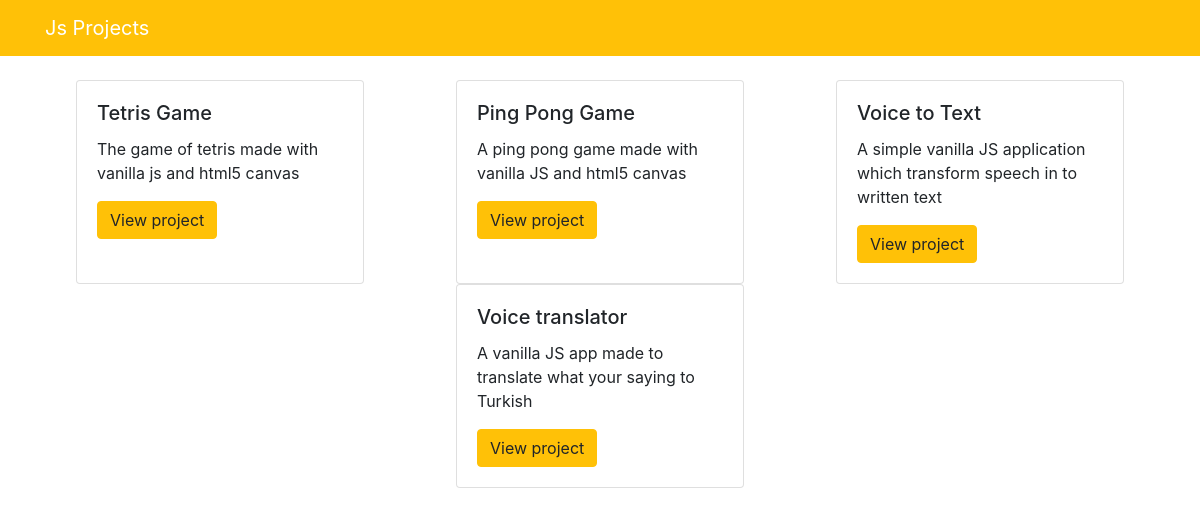
The app's page /js/home/ with its own data.
### js_projects/models.py (models this page shows, shortened)
class Project(models.Model):
    title = models.CharField(max_length=200)
    slug = models.SlugField(max_length=200,blank=True)
    description = models.CharField(max_length=300,blank=True)
    js_code = models.TextField()
    html_code = models.TextField()
    css_code = models.TextField(blank=True)
    def get_absolute_url(self):
        return reverse('project-detail',args=[str(self.slug),])

### js_projects/views.py (the view)
# urls.py: path('home/',HomePage.as_view(),name="js_home"),
class HomePage(ListView):
    model = Project
    template_name = 'js_projects/home.html'
    context_object_name = 'projects'

### templates/js_projects/home.html (shortened to what this page needs)
<!doctype html>
{% load static %}
<html lang="en">
  <head>
    <link rel="stylesheet" href="{% static 'pages/' %}css/bootstrap.min.css">
  </head>
  <body>
    <nav class="navbar navbar-expand-lg navbar-dark bg-warning">
        <div class="container">
            <a class="navbar-brand" href="#">Js Projects</a>
        </div>
    </nav>
    <div class="container py-4">
        <div class="row d-flex justify-content-center">
            {% for p in projects %}
                <div class="col-sm d-flex justify-content-center">
                    <div class="card" style="width: 18rem;">
                        <div class="card-body">
                            <h5 class="card-title">{{p.title}}</h5>
                            <p class="card-text">{{p.description}}</p>
                            <a href="{{p.get_absolute_url}}" class="btn btn-warning">View project</a>
                        </div>
                    </div>
                </div>
            {% endfor %}
        </div>
    </div>
  </body>
</html>

### records on screen
Project: title "Tetris Game", description "The game of tetris made with vanilla js and html5 canvas"
Project: title "Ping Pong Game", description "A ping pong game made with vanilla JS and html5 canvas"
Project: title "Voice to Text", description "A simple vanilla JS application which transform speech in to written text"
Project: title "Voice translator", description "A vanilla JS app made to translate what your saying to Turkish"
